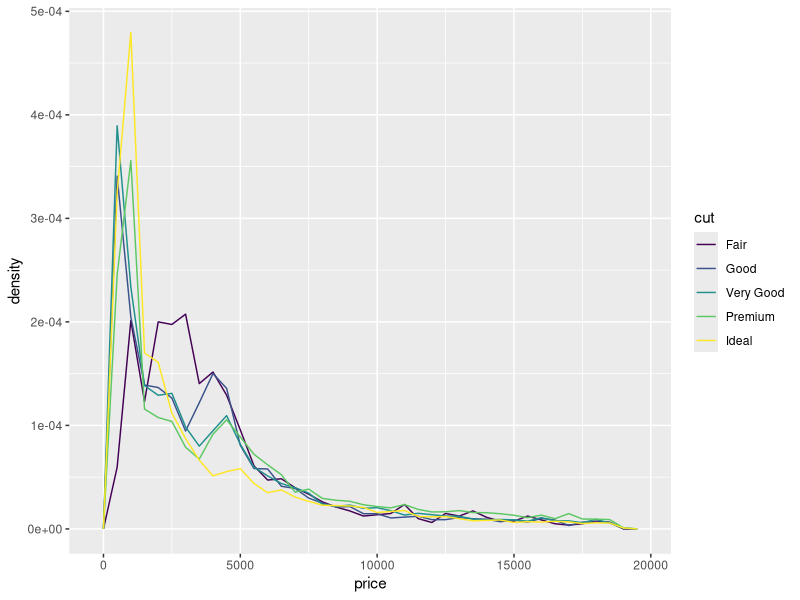
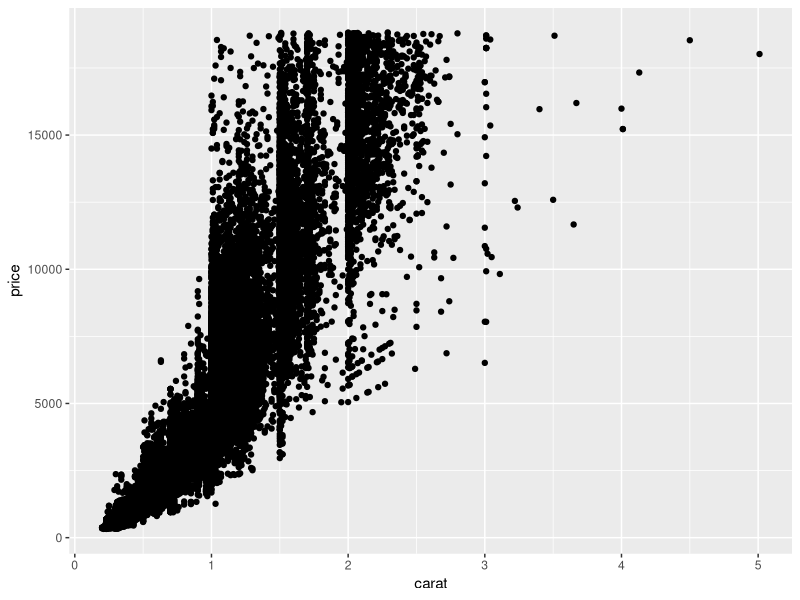
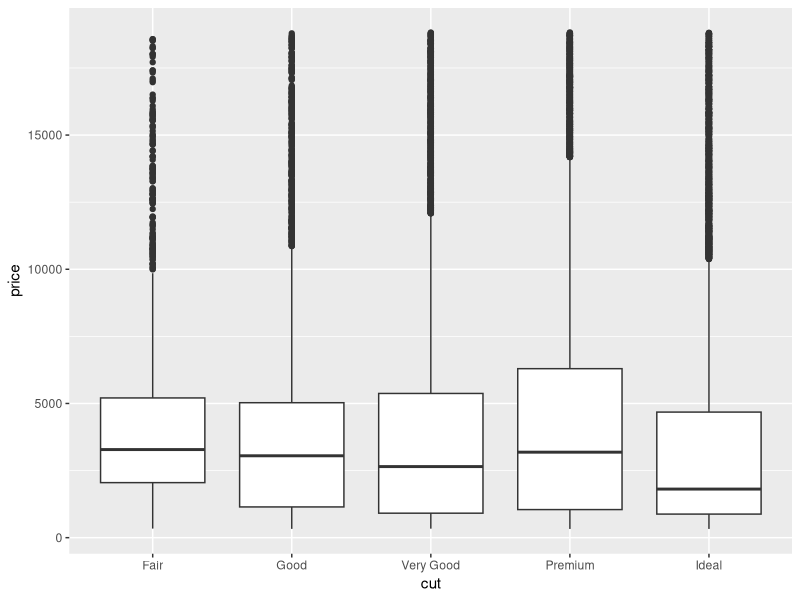
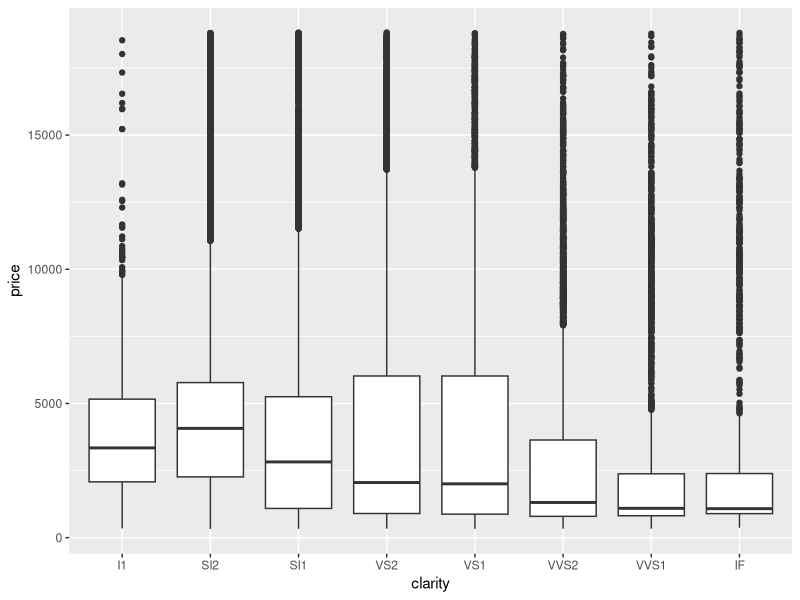
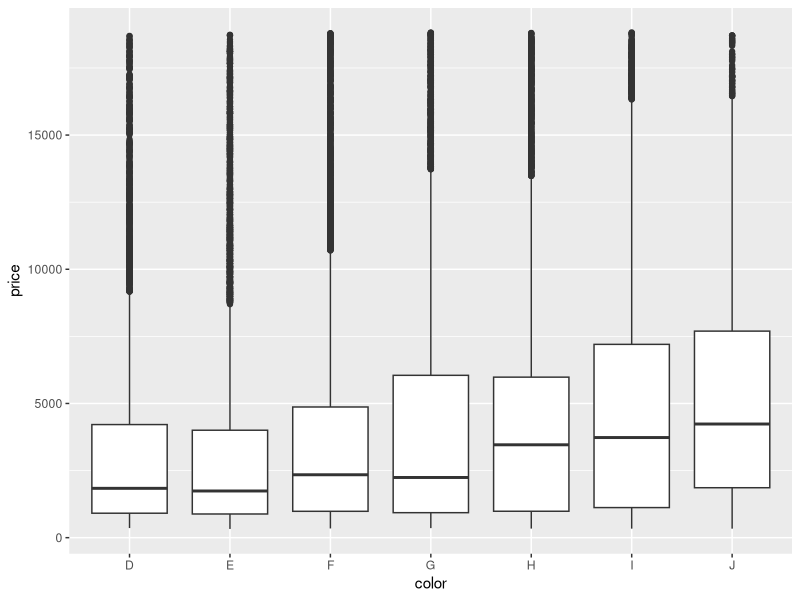
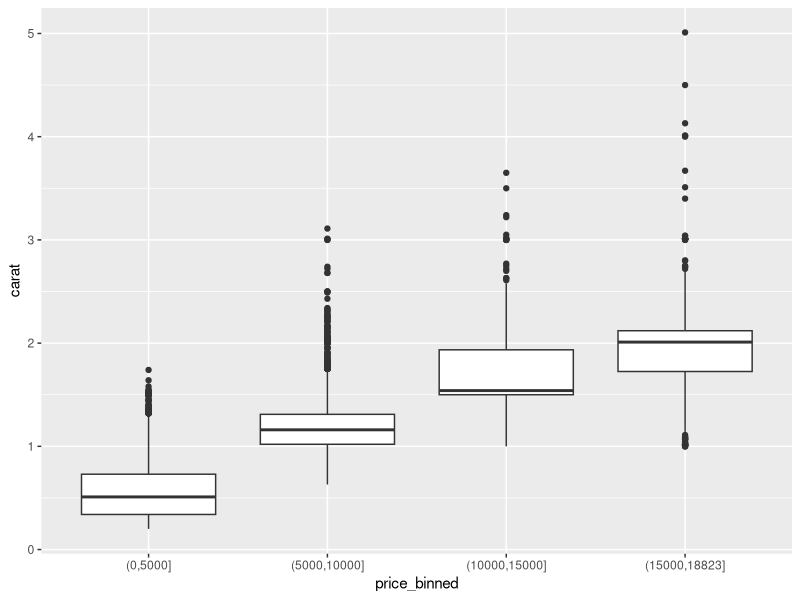

R code for these plots, in order:
# Paige Atkins 
# 03-r4ds-exploratory-data

library(tidyverse)


#1 Plot the distribution of price. Describe the distribution. Hint: You can also use summary(diamonds$price) to view a quantitative assessment of the distribution
# There is a long tail the higher the price is

?geom_histogram
ggplot(diamonds, aes(price, ..density.., colour = cut)) + geom_freqpoly(binwidth = 500)


#2 Which of the 4Cs (carat, cut, clarity, color) is most important for predicting the price of a diamond? 

#Carat below
ggplot(diamonds, aes(x=carat, y=price)) + geom_point()
#cut below
ggplot(diamonds, aes(x=cut, y=price)) + geom_boxplot()
#clarity below
ggplot(diamonds, aes(x=clarity, y=price)) + geom_boxplot()
#color below
ggplot(diamonds, aes(x=color, y=price)) + geom_boxplot()

#Carat has the most predictive power on price.


#3 Visualize the distribution of carat, partitioned by price. Hint: Bin the price and show the carat distribution for each bin. You can bin the data with this command:
#mutate(price_binned = cut(price, breaks=c(seq(0, max(price), 5000), Inf), dig.lab=10))

diamonds %>% 
filter(!is.na(carat), !is.na(price)) %>%
mutate(price_binned = cut(price, breaks=c(seq(0, max(price), 5000), max(price)), dig.lab=10)) %>%
ggplot(., aes(price_binned, carat)) + geom_boxplot()


